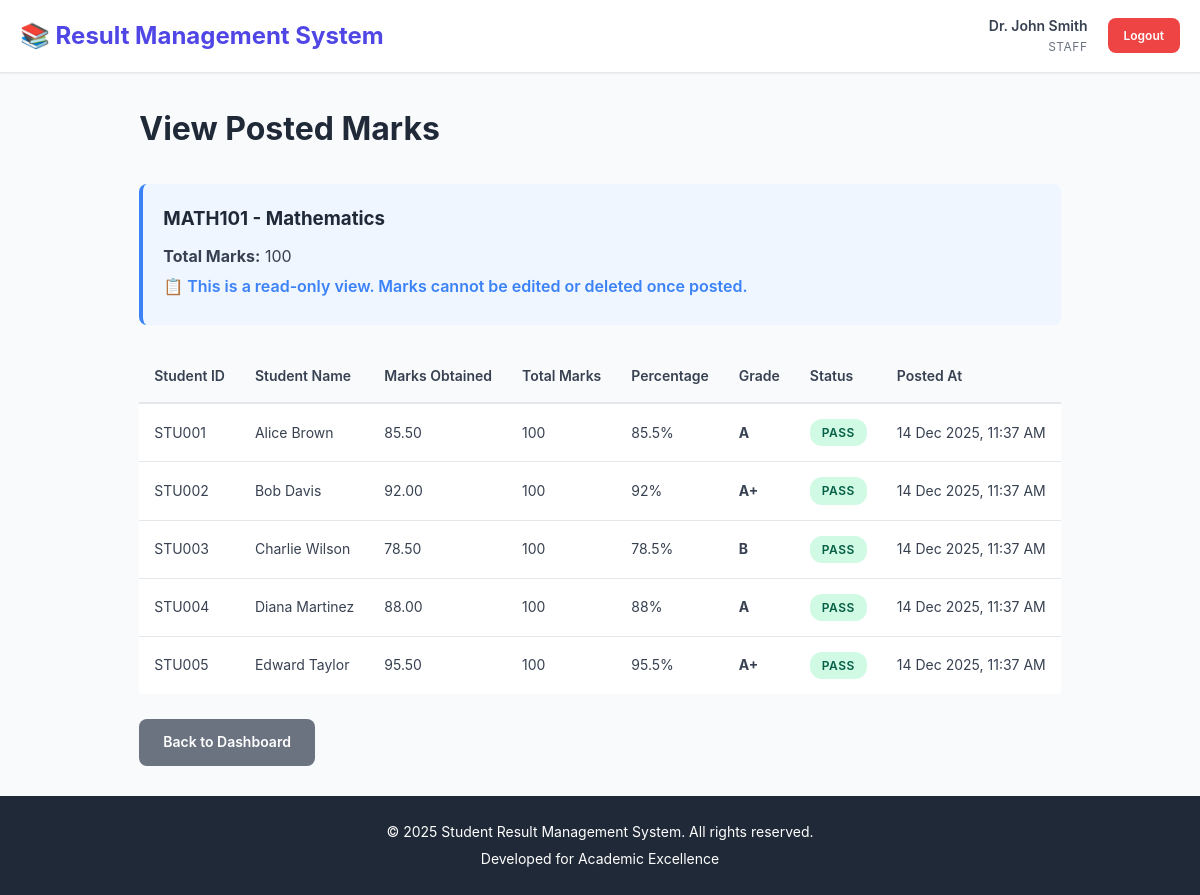
Page /staff/view_marks.php?subject_id=1 (signed in) on the committed database.
### tables this page shows
CREATE TABLE subjects (
    id INT AUTO_INCREMENT PRIMARY KEY,
    subject_code VARCHAR(20) UNIQUE NOT NULL,
    subject_name VARCHAR(100) NOT NULL,
    total_marks INT NOT NULL DEFAULT 100,
    created_at TIMESTAMP DEFAULT CURRENT_TIMESTAMP
);

CREATE TABLE marks (
    id INT AUTO_INCREMENT PRIMARY KEY,
    student_id INT NOT NULL,
    subject_id INT NOT NULL,
    staff_id INT NOT NULL,
    marks_obtained DECIMAL(5,2) NOT NULL,
    posted_at TIMESTAMP DEFAULT CURRENT_TIMESTAMP,
    FOREIGN KEY (student_id) REFERENCES students(id) ON DELETE CASCADE,
    FOREIGN KEY (subject_id) REFERENCES subjects(id) ON DELETE CASCADE,
    FOREIGN KEY (staff_id) REFERENCES users(id) ON DELETE CASCADE,
    UNIQUE KEY unique_student_subject (student_id, subject_id),
    CHECK (marks_obtained >= 0)
);

CREATE TABLE students (
    id INT AUTO_INCREMENT PRIMARY KEY,
    student_id VARCHAR(20) UNIQUE NOT NULL,
    full_name VARCHAR(100) NOT NULL,
    email VARCHAR(100),
    phone VARCHAR(15),
    class VARCHAR(50),
    created_at TIMESTAMP DEFAULT CURRENT_TIMESTAMP
);

### includes/functions.php (called while the page is built, shortened)
<?php
function getPassFailStatus($marks, $totalMarks, $passPercentage = 40) {
    $percentage = ($marks / $totalMarks) * 100;
    return $percentage >= $passPercentage ? 'Pass' : 'Fail';
}
function calculatePercentage($marks, $totalMarks) {
    return round(($marks / $totalMarks) * 100, 2);
}
function getGrade($percentage) {
    if ($percentage >= 90) return 'A+';
    if ($percentage >= 80) return 'A';
    if ($percentage >= 70) return 'B';
    return 'F';
}
function formatDateTime($datetime) {
    return date('d M Y, h:i A', strtotime($datetime));
}
?>

### staff/view_marks.php (the view, shortened to what this page needs)
<?php
$subject_id = $_GET['subject_id'] ?? 0;
$conn = getDBConnection();
$staff_id = $_SESSION['user_id'];
$stmt = $conn->prepare("SELECT id, subject_code, subject_name, total_marks FROM subjects WHERE id = ?");
$stmt->bind_param("i", $subject_id);
$stmt->execute();
$result = $stmt->get_result();
$subject = $result->fetch_assoc();
$marks = [];
$query = "
    SELECT
        m.*,
        s.student_id,
        s.full_name as student_name
    FROM marks m
    INNER JOIN students s ON m.student_id = s.id
    WHERE m.subject_id = ? AND m.staff_id = ?
    ORDER BY s.student_id
";
$stmt = $conn->prepare($query);
$stmt->bind_param("ii", $subject_id, $staff_id);
$stmt->execute();
$result = $stmt->get_result();
while ($row = $result->fetch_assoc()) {
    $row['percentage'] = calculatePercentage($row['marks_obtained'], $subject['total_marks']);
    $row['status'] = getPassFailStatus($row['marks_obtained'], $subject['total_marks']);
    $row['grade'] = getGrade($row['percentage']);
    $marks[] = $row;
}
?>
<!DOCTYPE html>
<html lang="en">
<head>
    <link rel="stylesheet" href="../assets/css/style.css">
</head>
<body>
    <?php include '../includes/header.php'; ?>
    <div class="container">
        <h1 class="page-title">View Posted Marks</h1>
        <div class="info-box">
            <h3><?php echo htmlspecialchars($subject['subject_code'] . ' - ' . $subject['subject_name']); ?></h3>
            <p><strong>Total Marks:</strong> <?php echo $subject['total_marks']; ?></p>
            <p class="info-text">📋 This is a read-only view. Marks cannot be edited or deleted once posted.</p>
        </div>
        <div class="table-container">
            <table class="data-table">
                <thead>
                    <tr>
                        <th>Student ID</th>
                        <th>Student Name</th>
                        <th>Marks Obtained</th>
                        <th>Total Marks</th>
                        <th>Percentage</th>
                        <th>Grade</th>
                        <th>Status</th>
                        <th>Posted At</th>
                    </tr>
                </thead>
                <tbody>
                    <?php if (empty($marks)): ?>
                        <tr>
                            <td colspan="8" class="text-center">No marks found</td>
                        </tr>
                    <?php else: ?>
                        <?php foreach ($marks as $mark): ?>
                            <tr>
                                <td><?php echo $mark['student_id']; ?></td>
                                <td><?php echo htmlspecialchars($mark['student_name']); ?></td>
                                <td><?php echo number_format($mark['marks_obtained'], 2); ?></td>
                                <td><?php echo $subject['total_marks']; ?></td>
                                <td><?php echo $mark['percentage']; ?>%</td>
                                <td><strong><?php echo $mark['grade']; ?></strong></td>
                                <td>
                                    <?php if ($mark['status'] === 'Pass'): ?>
                                        <span class="badge badge-success">Pass</span>
                                    <?php else: ?>
                                        <span class="badge badge-danger">Fail</span>
                                    <?php endif; ?>
                                </td>
                                <td><?php echo formatDateTime($mark['posted_at']); ?></td>
                            </tr>
                        <?php endforeach; ?>
                    <?php endif; ?>
                </tbody>
            </table>
        </div>
        <div class="form-actions">
            <a href="dashboard.php" class="btn btn-secondary">Back to Dashboard</a>
        </div>
    </div>
    <?php include '../includes/footer.php'; ?>
</body>
</html>

### assets/css/style.css (style rules this page uses)
* { margin: 0; padding: 0; box-sizing: border-box; }
:root { --primary-color: #4f46e5; --primary-dark: #4338ca; --secondary-color: #10b981; --danger-color: #ef4444; --warning-color: #f59e0b; --info-color: #3b82f6; --dark-color: #1f2937; --light-color: #f9fafb; --border-color: #e5e7eb; --text-color: #374151; --text-light: #6b7280; --shadow-sm: 0 1px 2px 0 rgba(0, 0, 0, 0.05); --shadow-md: 0 4px 6px -1px rgba(0, 0, 0, 0.1); --shadow-lg: 0 10px 15px -3px rgba(0, 0, 0, 0.1); --radius: 8px; }
body { font-family: -apple-system, BlinkMacSystemFont, 'Segoe UI', Roboto, 'Helvetica Neue', Arial, sans-serif; background-color: var(--light-color); color: var(--text-color); line-height: 1.6; min-height: 100vh; display: flex; flex-direction: column; }
.container { max-width: 1200px; margin: 0 auto; padding: 30px 20px; flex: 1; }
.page-title { font-size: 32px; color: var(--dark-color); margin-bottom: 30px; font-weight: 700; }
.form-actions { margin-top: 25px; display: flex; gap: 10px; }
.btn { display: inline-block; padding: 12px 24px; border: none; border-radius: var(--radius); font-size: 14px; font-weight: 600; text-align: center; text-decoration: none; cursor: pointer; transition: all 0.2s; }
.btn-secondary { background: var(--text-light); color: white; }
.table-container { overflow-x: auto; margin-bottom: 20px; }
.data-table { width: 100%; border-collapse: collapse; background: white; font-size: 14px; }
.data-table thead { background: var(--light-color); }
.data-table th { padding: 15px; text-align: left; font-weight: 600; color: var(--text-color); border-bottom: 2px solid var(--border-color); }
.data-table td { padding: 15px; border-bottom: 1px solid var(--border-color); }
.data-table tbody tr:last-child td { border-bottom: none; }
.badge { display: inline-block; padding: 4px 12px; border-radius: 12px; font-size: 12px; font-weight: 600; text-transform: uppercase; letter-spacing: 0.5px; }
.badge-success { background: #d1fae5; color: #065f46; }
.info-box { background: #eff6ff; border-left: 4px solid var(--info-color); border-radius: var(--radius); padding: 20px; margin-bottom: 25px; }
.info-box h3 { color: var(--dark-color); margin-bottom: 10px; }
.info-box p { color: var(--text-color); margin: 5px 0; }
.info-text { color: var(--info-color) !important; font-weight: 600; }

### rows in the picture
subjects: subject_code+subject_name "MATH101 - Mathematics", total_marks "100"
marks: student.student_id "STU001", student.full_name "Alice Brown", marks_obtained "85.50", subject.total_marks "100", percentage "85.5", grade "A", posted_at "14 Dec 2025, 11:37 AM"
marks: student.student_id "STU002", student.full_name "Bob Davis", marks_obtained "92.00", subject.total_marks "100", percentage "92", grade "A+", posted_at "14 Dec 2025, 11:37 AM"
marks: student.student_id "STU003", student.full_name "Charlie Wilson", marks_obtained "78.50", subject.total_marks "100", percentage "78.5", grade "B", posted_at "14 Dec 2025, 11:37 AM"
marks: student.student_id "STU004", student.full_name "Diana Martinez", marks_obtained "88.00", subject.total_marks "100", percentage "88", grade "A", posted_at "14 Dec 2025, 11:37 AM"
marks: student.student_id "STU005", student.full_name "Edward Taylor", marks_obtained "95.50", subject.total_marks "100", percentage "95.5", grade "A+", posted_at "14 Dec 2025, 11:37 AM"

### other values in the picture
$full_name "Dr. John Smith"
$current_role "STAFF"
